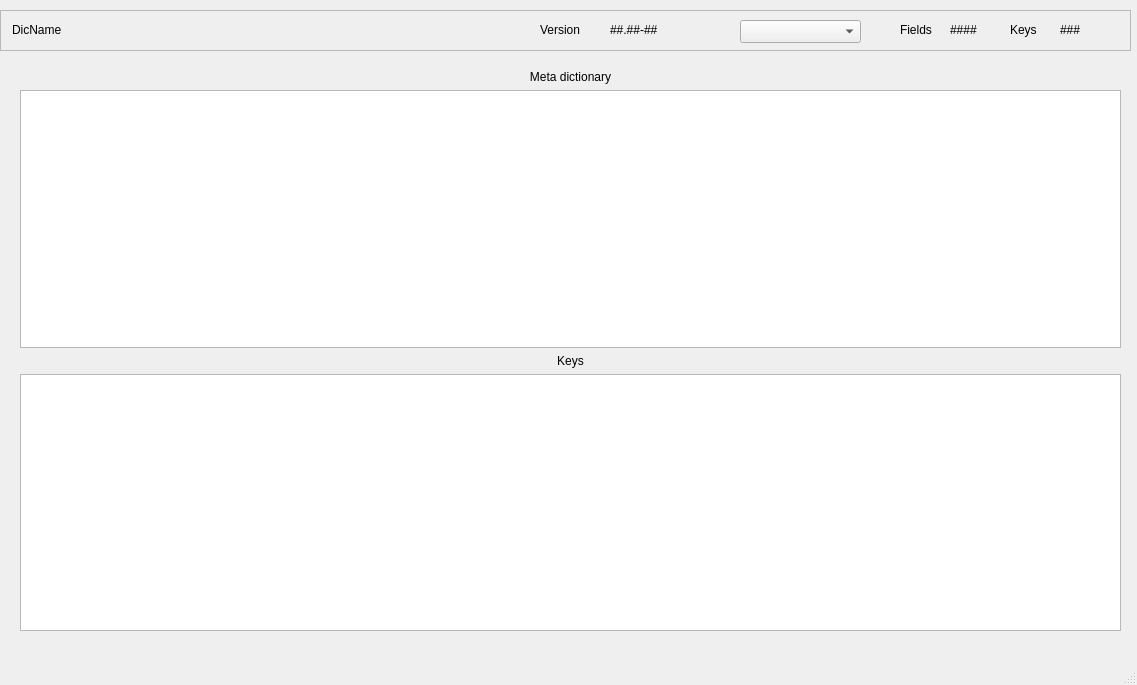
<?xml version="1.0" encoding="UTF-8"?>
<ui version="4.0">
 <class>DicEdit</class>
 <widget class="QMainWindow" name="DicEdit">
  <property name="geometry">
   <rect>
    <x>0</x>
    <y>0</y>
    <width>1137</width>
    <height>685</height>
   </rect>
  </property>
  <property name="windowTitle">
   <string>MainWindow</string>
  </property>
  <widget class="QWidget" name="centralwidget">
   <widget class="QFrame" name="frame_2">
    <property name="geometry">
     <rect>
      <x>0</x>
      <y>10</y>
      <width>1131</width>
      <height>41</height>
     </rect>
    </property>
    <property name="frameShape">
     <enum>QFrame::StyledPanel</enum>
    </property>
    <property name="frameShadow">
     <enum>QFrame::Raised</enum>
    </property>
    <widget class="QLabel" name="KeysNbLBl">
     <property name="geometry">
      <rect>
       <x>1060</x>
       <y>10</y>
       <width>41</width>
       <height>20</height>
      </rect>
     </property>
     <property name="text">
      <string>###</string>
     </property>
    </widget>
    <widget class="QLabel" name="label_4">
     <property name="geometry">
      <rect>
       <x>900</x>
       <y>10</y>
       <width>71</width>
       <height>19</height>
      </rect>
     </property>
     <property name="text">
      <string>Fields</string>
     </property>
    </widget>
    <widget class="ZQLabel" name="DicNameLBl">
     <property name="geometry">
      <rect>
       <x>12</x>
       <y>10</y>
       <width>491</width>
       <height>19</height>
      </rect>
     </property>
     <property name="text">
      <string>DicName</string>
     </property>
    </widget>
    <widget class="QLabel" name="FieldsNbLBl">
     <property name="geometry">
      <rect>
       <x>950</x>
       <y>10</y>
       <width>51</width>
       <height>19</height>
      </rect>
     </property>
     <property name="text">
      <string>####</string>
     </property>
    </widget>
    <widget class="QLabel" name="label_3">
     <property name="geometry">
      <rect>
       <x>1010</x>
       <y>10</y>
       <width>51</width>
       <height>19</height>
      </rect>
     </property>
     <property name="text">
      <string>Keys</string>
     </property>
    </widget>
    <widget class="QLabel" name="label_6">
     <property name="geometry">
      <rect>
       <x>540</x>
       <y>10</y>
       <width>71</width>
       <height>19</height>
      </rect>
     </property>
     <property name="text">
      <string>Version</string>
     </property>
    </widget>
    <widget class="ZQLabel" name="VersionLBl">
     <property name="geometry">
      <rect>
       <x>610</x>
       <y>10</y>
       <width>111</width>
       <height>19</height>
      </rect>
     </property>
     <property name="text">
      <string>##.##-##</string>
     </property>
    </widget>
    <widget class="QComboBox" name="ActiveCBx">
     <property name="geometry">
      <rect>
       <x>740</x>
       <y>10</y>
       <width>121</width>
       <height>23</height>
      </rect>
     </property>
    </widget>
   </widget>
   <widget class="QWidget" name="layoutWidget">
    <property name="geometry">
     <rect>
      <x>20</x>
      <y>70</y>
      <width>1101</width>
      <height>561</height>
     </rect>
    </property>
    <layout class="QVBoxLayout" name="verticalLayout">
     <item>
      <widget class="QLabel" name="label_2">
       <property name="text">
        <string>Meta dictionary</string>
       </property>
       <property name="alignment">
        <set>Qt::AlignCenter</set>
       </property>
      </widget>
     </item>
     <item>
      <widget class="ZQTableView" name="displayDicTBv">
       <property name="acceptDrops">
        <bool>true</bool>
       </property>
       <property name="editTriggers">
        <set>QAbstractItemView::NoEditTriggers</set>
       </property>
      </widget>
     </item>
     <item>
      <widget class="QLabel" name="label_5">
       <property name="text">
        <string>Keys</string>
       </property>
       <property name="alignment">
        <set>Qt::AlignCenter</set>
       </property>
      </widget>
     </item>
     <item>
      <widget class="ZQTreeView" name="displayKeyTRv">
       <property name="editTriggers">
        <set>QAbstractItemView::NoEditTriggers</set>
       </property>
      </widget>
     </item>
    </layout>
   </widget>
  </widget>
  <widget class="QMenuBar" name="menubar">
   <property name="geometry">
    <rect>
     <x>0</x>
     <y>0</y>
     <width>1137</width>
     <height>20</height>
    </rect>
   </property>
  </widget>
  <widget class="QStatusBar" name="statusBar"/>
 </widget>
 <customwidgets>
  <customwidget>
   <class>ZQTreeView</class>
   <extends>QTreeView</extends>
   <header>zqtreeview.h</header>
  </customwidget>
  <customwidget>
   <class>ZQTableView</class>
   <extends>QTableView</extends>
   <header>zqtableview.h</header>
  </customwidget>
  <customwidget>
   <class>ZQLabel</class>
   <extends>QLabel</extends>
   <header>zqlabel.h</header>
  </customwidget>
 </customwidgets>
 <resources/>
 <connections/>
</ui>
